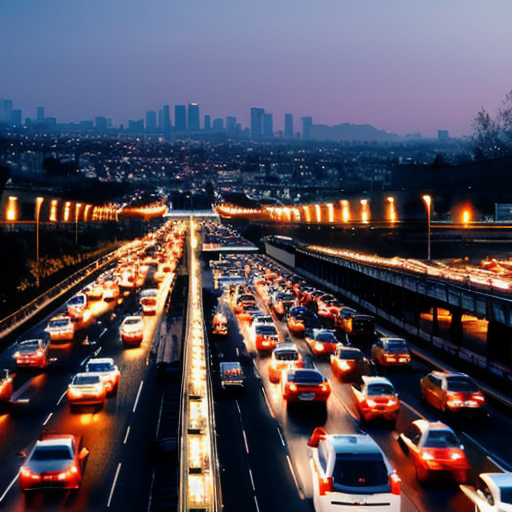
#> input picture Colorpalette/00934-574.png, 512 x 512 px
$ python ColorpaletteFromImage.py --img 00934-574.png
#> lines starting #> are read from the running program, lines starting #| are printed output that depends on the picture
import argparse
import os

import numpy as np
from PIL import Image
from matplotlib import pyplot as plt

# --------------- Arguments ---------------

parser = argparse.ArgumentParser(description='Colorpalette')
parser.add_argument('--img', type=str, required=True)
args = parser.parse_args()


def get_dominant_colors(infile):
	"Make a color palette"
#> called with infile = '00934-574.png'

	DOMAIN_COLOR_NUM = 10

	image = Image.open(infile)
#> image is the input picture: PIL image 512x512 RGB; mean R, G, B 84.4, 77, 88.5
	w, h = image.size
#> w = 512; h = 512
	print("input_img_size:",w,h)
#| input_img_size: 512 512

	if(w > h):
		small_w = 100
		small_h = (h * 100 / w)
	else:
		small_w = (w * 100 / h)
#> small_w = 100
		small_h = 100

	#print(w,h,small_w,small_h)

	small_image = image.resize((int(small_w), int(small_h)))

	import matplotlib.pyplot as plt
	plt.imshow(small_image)
	plt.show()

	# image with only 10 dominating colors
	result = small_image.convert("P", palette=Image.ADAPTIVE, colors=DOMAIN_COLOR_NUM)
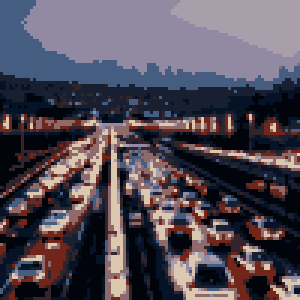
#> result: PIL image 100x100 P (shown 3 times larger); mean R, G, B 82.5, 75.3, 86.9

	# Find dominant colors
	palette = result.getpalette()
#> palette = 30 values, max 220 at index 0, min 2 at index 27, mean 88.97
	color_counts = sorted(result.getcolors(), reverse=True)
#> color_counts = [(1634, 9), (1590, 2), (1105, 7), (1080, 4), (941, 8), (859, 6), (806, 3), (700, 1), (678, 5), (607, 0)]
	colors = list()

	for i in range(DOMAIN_COLOR_NUM):
		palette_index = color_counts[i][1]
		dominant_color = palette[palette_index * 3 : palette_index * 3 + 3]
		colors.append(tuple(dominant_color))
#> this loop made 10 passes
#> (palette_index, dominant_color) on passes 1 to 10: (9, [2, 4, 12]), (2, [146, 138, 162]), (7, [23, 31, 49]), (4, [69, 93, 128]), (8, [6, 18, 37]), (6, [49, 37, 43]), (3, [142, 106, 107]), (1, [168, 159, 170]), (5, [113, 38, 25]), (0, [220, 200, 174])
#> after the loop, colors = [(2, 4, 12), (146, 138, 162), (23, 31, 49), (69, 93, 128), (6, 18, 37), (49, 37, 43), (142, 106, 107), (168, 159, 170), (113, 38, 25), (220, 200, 174)]


	# save colorpalette full image
	os.makedirs("colorpalette", exist_ok=True)
	for i in range(len(colors)):
		color_img = np.zeros((h,w,3), dtype=np.uint8)
		color_img[0:h, 0:w]=colors[i]
		pil_color_img = Image.fromarray(color_img)
		file_name = "colorpalette/" + "color_0" + str(i) + ".jpg"
		pil_color_img.save(file_name)
#> this loop made 10 passes
#> file_name on passes 1 to 10: 'colorpalette/color_00.jpg', 'colorpalette/color_01.jpg', 'colorpalette/color_02.jpg', 'colorpalette/color_03.jpg', 'colorpalette/color_04.jpg', 'colorpalette/color_05.jpg', 'colorpalette/color_06.jpg', 'colorpalette/color_07.jpg', 'colorpalette/color_08.jpg', 'colorpalette/color_09.jpg'
#> pass 1, in get_dominant_colors, `pil_color_img = Image.fromarray(color_img)`:
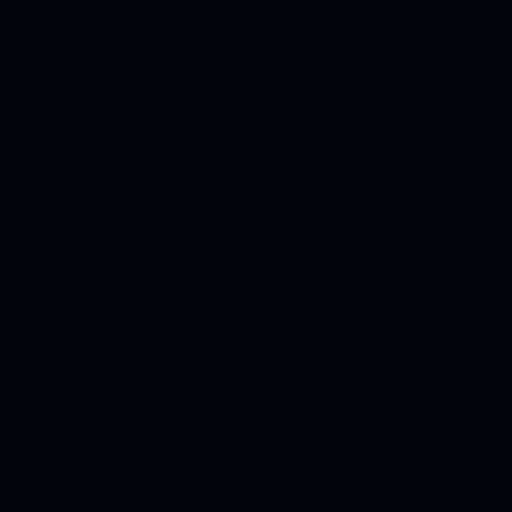
#> pil_color_img: PIL image 512x512 RGB; mean R, G, B 2, 4, 12
#> pass 2, in get_dominant_colors, `pil_color_img = Image.fromarray(color_img)`:
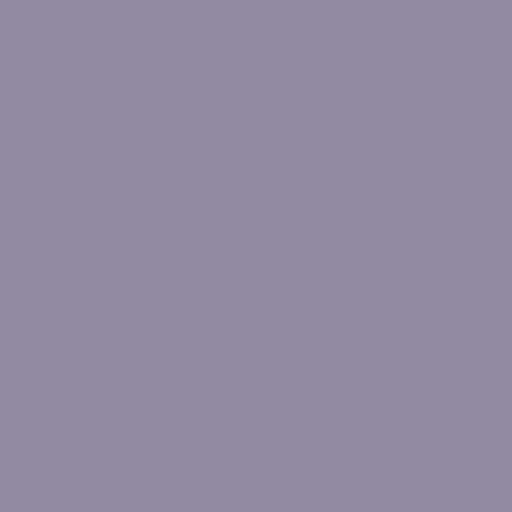
#> pil_color_img: PIL image 512x512 RGB; mean R, G, B 146, 138, 162
#> pass 3, in get_dominant_colors, `pil_color_img = Image.fromarray(color_img)`:
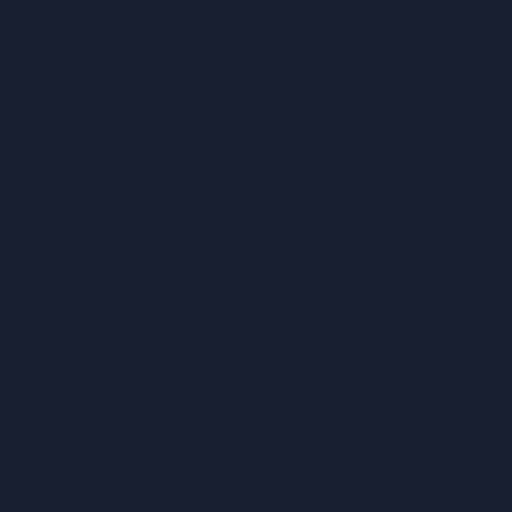
#> pil_color_img: PIL image 512x512 RGB; mean R, G, B 23, 31, 49
#> after the loop:
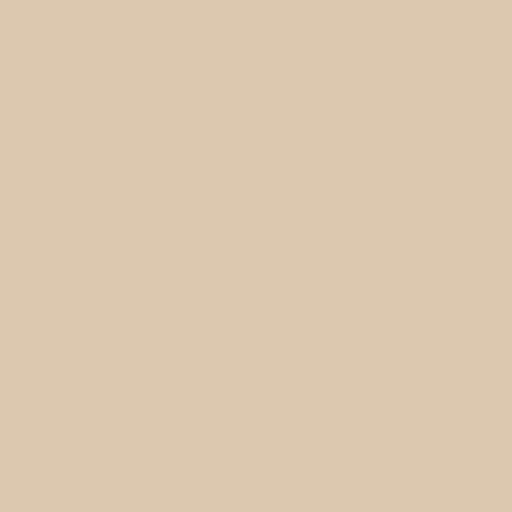
#> color_img: shape (512, 512, 3); mean R, G, B 220, 200, 174

	print("colorpalette:",colors)
#| colorpalette: [(2, 4, 12), (146, 138, 162), (23, 31, 49), (69, 93, 128), (6, 18, 37), (49, 37, 43), (142, 106, 107), (168, 159, 170), (113, 38, 25), (220, 200, 174)]
	print("output_colorpalette_img_size:",color_img.shape[1],color_img.shape[0],len(colors))
#| output_colorpalette_img_size: 512 512 10

	return colors

def plot_img_tile(colors):
	"List images in tiles"

	imgs = []
	tile_w = 60
	tile_h = 80

	for i in range(len(colors)):
		color_img = np.zeros((tile_h,tile_w,3), dtype=np.uint8)
		color_img[0:tile_h, 0:tile_w]=colors[i]
		imgs.append(color_img)

	fig, ax = plt.subplots(2, int(len(colors)/2), figsize=(5, 5))
	#fig.subplots_adjust(hspace=0, wspace=0)
	for i in range(2):
		for j in range(int(len(colors)/2)):
			ax[i, j].xaxis.set_major_locator(plt.NullLocator())
			ax[i, j].yaxis.set_major_locator(plt.NullLocator())
			ax[i, j].imshow(imgs[1*i+j], cmap="bone")
	#plt.show()
	plt.savefig('colorpalette_tile.png')
	plt.close()
	return

if __name__ == '__main__':
	# Make a color palette
	colors = get_dominant_colors(args.img)
	# List images in tiles
	plot_img_tile(colors)
#> the loop in plot_img_tile, `for i in range(len(colors)):` made 10 passes
#> after the loop in plot_img_tile, `for i in range(len(colors)):`:
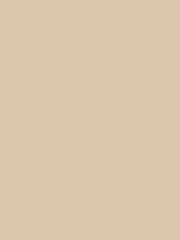
#> color_img: shape (80, 60, 3) (shown 3 times larger); mean of channels 0, 1, 2 220, 200, 174; drawn as R, G, B
#> after the loop in plot_img_tile, `for i in range(len(colors)):`: imgs = 10 items
#> in plot_img_tile, `plt.savefig('colorpalette_tile.png')`:
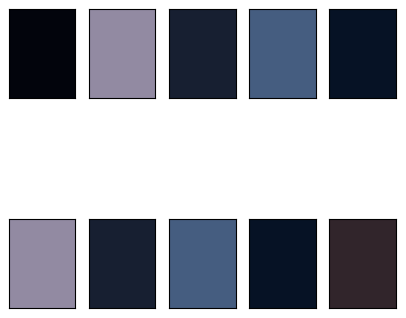
#> figure drawn by matplotlib, 10 panels
